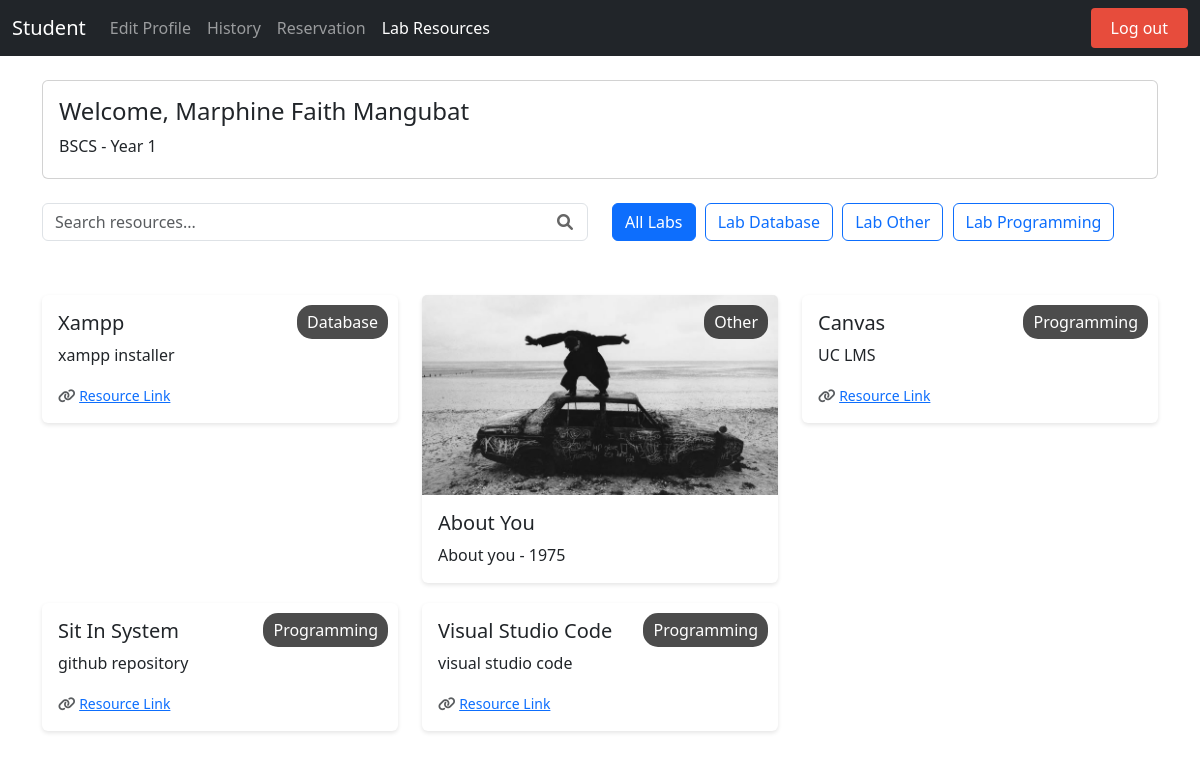
Page /view_lab_resources.php (signed in) on the committed database.
### tables this page shows
CREATE TABLE `user` (
  `IDNO` int(11) NOT NULL,
  `Lastname` varchar(50) NOT NULL,
  `Firstname` varchar(50) NOT NULL,
  `Midname` varchar(50) NOT NULL,
  `course` varchar(50) NOT NULL,
  `year_level` int(11) NOT NULL,
  `username` varchar(50) NOT NULL,
  `password` varchar(255) NOT NULL,
  `profilepic` varchar(255) NOT NULL DEFAULT 'default.png',
  `session_count` int(11) NOT NULL DEFAULT 30
);

CREATE TABLE `lab_resources` (
  `ID` int(11) NOT NULL,
  `TITLE` varchar(255) NOT NULL,
  `DESCRIPTION` text DEFAULT NULL,
  `CATEGORY` varchar(100) NOT NULL,
  `RESOURCE_TYPE` varchar(50) NOT NULL,
  `LINK` text NOT NULL,
  `FILE_PATH` varchar(255) DEFAULT NULL,
  `UPLOAD_DATE` datetime NOT NULL,
  `FILE_NAME` varchar(255) DEFAULT NULL,
  `FILE_TYPE` varchar(50) DEFAULT NULL
);

### view_lab_resources.php (the view, shortened to what this page needs)
<?php
require_once 'connect.php';
$user_sql = "SELECT Firstname, Lastname, Midname, course, year_level FROM user WHERE IDNO = ?";
$user_stmt = $conn->prepare($user_sql);
$user_stmt->bind_param("s", $_SESSION['IDNO']);
$user_stmt->execute();
$user_info = $user_stmt->get_result()->fetch_assoc();
$selected_lab = isset($_GET['lab']) ? $_GET['lab'] : 'all';
$search = isset($_GET['search']) ? $_GET['search'] : '';
$sql = "SELECT * FROM lab_resources WHERE 1=1";
$sql .= " ORDER BY CATEGORY, TITLE";
$stmt = $conn->prepare($sql);
$stmt->execute();
$resources = $stmt->get_result();
$labs_sql = "SELECT DISTINCT CATEGORY FROM lab_resources ORDER BY CATEGORY";
$labs_result = $conn->query($labs_sql);
$laboratories = [];
while ($row = $labs_result->fetch_assoc()) {
    $laboratories[] = $row['CATEGORY'];
}
?>
<!DOCTYPE html>
<html lang="en">
<head>
    <link href="https://cdn.jsdelivr.net/npm/bootstrap@5.3.3/dist/css/bootstrap.min.css" rel="stylesheet">
    <link rel="stylesheet" href="https://cdnjs.cloudflare.com/ajax/libs/font-awesome/6.0.0/css/all.min.css">
</head>
<body>
    <nav class="navbar navbar-expand-lg navbar-dark bg-dark">
        <div class="container-fluid">
            <a class="navbar-brand" href="dashboard.php">Student</a>
            <div class="collapse navbar-collapse" id="navbarNav">
                <ul class="navbar-nav">
                    <li class="nav-item"><a class="nav-link" href="edit.php">Edit Profile</a></li>
                    <li class="nav-item"><a class="nav-link" href="history.php">History</a></li>
                    <li class="nav-item"><a class="nav-link" href="reservation.php">Reservation</a></li>
                    <li class="nav-item"><a class="nav-link active" href="view_lab_resources.php">Lab Resources</a></li>
                </ul>
                <a href="login.php?logout=true" class="logout-btn ms-auto">Log out</a>
            </div>
        </div>
    </nav>
    <div class="container mt-4">
        <div class="card mb-4">
            <div class="card-body">
                <h4>Welcome, <?php echo htmlspecialchars($user_info['Firstname'] . ' ' . $user_info['Lastname']); ?></h4>
                <p class="mb-1"><?php echo htmlspecialchars($user_info['course'] . ' - Year ' . $user_info['year_level']); ?></p>
            </div>
        </div>
        <div class="row mb-4">
            <div class="col-md-6">
                <form method="GET" class="search-box">
                    <input type="text" class="form-control" name="search" placeholder="Search resources..."
                           value="<?php echo htmlspecialchars($search); ?>">
                    <i class="fas fa-search"></i>
                </form>
            </div>
            <div class="col-md-6">
                <div class="lab-filter">
                    <a href="?lab=all<?php echo $search ? '&search=' . urlencode($search) : ''; ?>"
                       class="btn <?php echo $selected_lab === 'all' ? 'btn-primary' : 'btn-outline-primary'; ?>">
                        All Labs
                    </a>
                    <?php foreach ($laboratories as $lab): ?>
                        <a href="?lab=<?php echo urlencode($lab); ?><?php echo $search ? '&search=' . urlencode($search) : ''; ?>"
                           class="btn <?php echo $selected_lab === $lab ? 'btn-primary' : 'btn-outline-primary'; ?>">
                            Lab <?php echo htmlspecialchars($lab); ?>
                        </a>
                    <?php endforeach; ?>
                </div>
            </div>
        </div>
        <div class="row">
            <?php if ($resources->num_rows > 0): ?>
                <?php while ($resource = $resources->fetch_assoc()): ?>
                    <div class="col-md-4">
                        <div class="card resource-card">
                            <?php if ($resource['FILE_PATH']): ?>
                                <img src="uploads/resources/<?php echo htmlspecialchars($resource['FILE_PATH']); ?>"
                                     class="card-img-top resource-image" alt="<?php echo htmlspecialchars($resource['TITLE']); ?>">
                            <?php endif; ?>
                            <span class="lab-badge"><?php echo htmlspecialchars($resource['CATEGORY']); ?></span>
                            <div class="card-body">
                                <h5 class="card-title"><?php echo htmlspecialchars($resource['TITLE']); ?></h5>
                                <p class="card-text"><?php echo htmlspecialchars($resource['DESCRIPTION']); ?></p>
                                <?php if ($resource['LINK']): ?>
                                    <p class="card-text">
                                        <small class="text-muted">
                                            <i class="fas fa-link"></i> <a href="<?php echo htmlspecialchars($resource['LINK']); ?>" target="_blank">Resource Link</a>
                                        </small>
                                    </p>
                                <?php endif; ?>
                            </div>
                        </div>
                    </div>
                <?php endwhile; ?>
            <?php endif; ?>
        </div>
    </div>
</body>
</html>

### view_lab_resources.php (style rules this page uses)
body { display: flex; min-height: 100vh; flex-direction: column; }
.logout-btn { background-color: #e74c3c; color: white !important; padding: 8px 20px !important; border-radius: 4px; transition: all 0.3s ease; margin-left: 20px; text-decoration: none; }
.resource-card { margin-bottom: 20px; border: none; box-shadow: 0 2px 4px rgba(0,0,0,0.1); transition: transform 0.2s; }
.resource-image { height: 200px; object-fit: cover; }
.lab-badge { position: absolute; top: 10px; right: 10px; background: rgba(0,0,0,0.7); color: white; padding: 5px 10px; border-radius: 15px; }
.search-box { position: relative; margin-bottom: 20px; }
.search-box input { padding-right: 40px; }
.search-box i { position: absolute; right: 15px; top: 50%; transform: translateY(-50%); color: #666; }
.lab-filter { margin-bottom: 20px; }
.lab-filter .btn { margin: 0 5px 10px 0; }

### rows in the picture
user: Firstname+Lastname "Marphine Faith Mangubat", course+year_level "BSCS - Year 1"
lab_resources: CATEGORY "Database", TITLE "Xampp", DESCRIPTION "xampp installer"
lab_resources: FILE_PATH (picture), CATEGORY "Other", TITLE "About You", DESCRIPTION "About you - 1975"
lab_resources: CATEGORY "Programming", TITLE "Canvas", DESCRIPTION "UC LMS"
lab_resources: CATEGORY "Programming", TITLE "Sit In System", DESCRIPTION "github repository"
lab_resources: CATEGORY "Programming", TITLE "Visual Studio Code", DESCRIPTION "visual studio code"

### other values in the picture
$lab "Database"
$lab "Other"
$lab "Programming"
